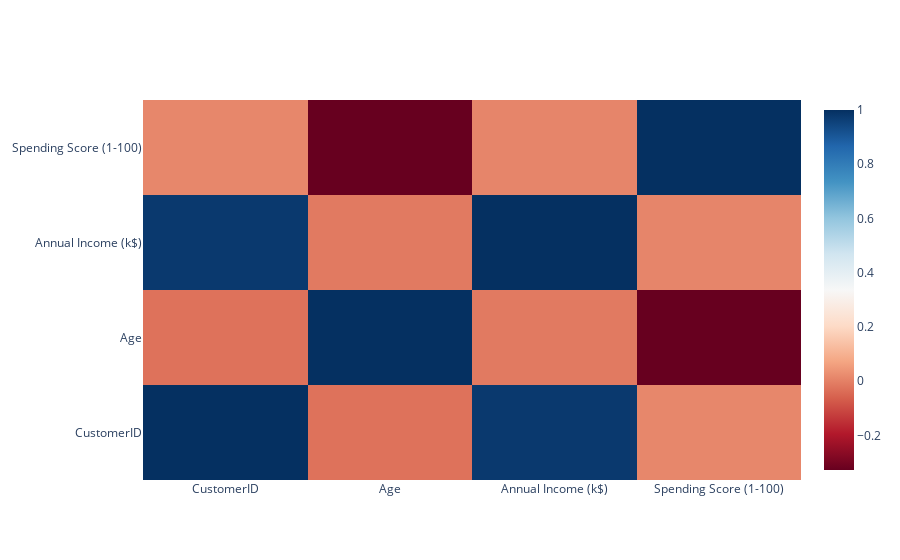

Notebook code for this chart:
### Markdown cell above
##### Correlation Analysis

### Code cell
cor = file.corr(method='pearson')

fig = go.Figure()
fig.add_trace(
    go.Heatmap(
        x = cor.columns,
        y = cor.index,
        z = np.array(cor),
        colorscale = 'RdBu'
    )
)

### Figure 1 — Plotly figure (JSON) as saved in the notebook; plotly's stock layout.template omitted (floating-point values rounded to 4 significant figures)
{"data": [{"colorscale": [[0, "rgb(103,0,31)"], [0.1, "rgb(178,24,43)"], [0.2, "rgb(214,96,77)"], [0.3, "rgb(244,165,130)"], [0.4, "rgb(253,219,199)"], [0.5, "rgb(247,247,247)"], [0.6, "rgb(209,229,240)"], [0.7, "rgb(146,197,222)"], [0.8, "rgb(67,147,195)"], [0.9, "rgb(33,102,172)"], [1, "rgb(5,48,97)"]], "type": "heatmap", "x": ["CustomerID", "Age", "Annual Income (k$)", "Spending Score (1-100)"], "y": ["CustomerID", "Age", "Annual Income (k$)", "Spending Score (1-100)"], "z": [[1, -0.02676, 0.9775, 0.01383], [-0.02676, 1, -0.0124, -0.3272], [0.9775, -0.0124, 1, 0.009903], [0.01383, -0.3272, 0.009903, 1]]}], "layout": {}}
